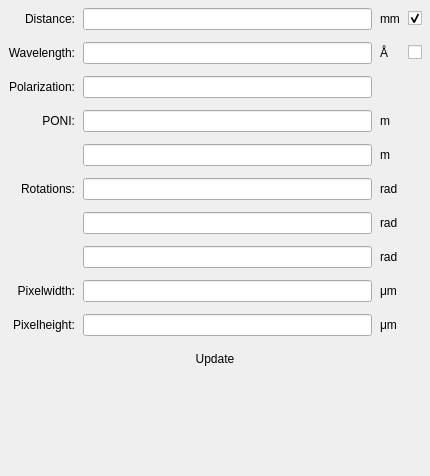
         <widget class="QWidget" name="pyFAI">
          <property name="geometry">
           <rect>
            <x>0</x>
            <y>0</y>
            <width>430</width>
            <height>476</height>
           </rect>
          </property>
          <attribute name="label">
           <string>pyFAI Parameters</string>
          </attribute>
          <layout class="QGridLayout" name="gridLayout_3">
           <property name="horizontalSpacing">
            <number>8</number>
           </property>
           <property name="verticalSpacing">
            <number>12</number>
           </property>
           <property name="margin">
            <number>8</number>
           </property>
           <item row="1" column="2">
            <widget class="QLabel" name="label_19">
             <property name="text">
              <string>Å</string>
             </property>
            </widget>
           </item>
           <item row="0" column="2">
            <widget class="QLabel" name="label_20">
             <property name="text">
              <string>mm</string>
             </property>
            </widget>
           </item>
           <item row="0" column="1">
            <widget class="QLineEdit" name="pf_distance_txt">
             <property name="focusPolicy">
              <enum>Qt::StrongFocus</enum>
             </property>
             <property name="alignment">
              <set>Qt::AlignRight|Qt::AlignTrailing|Qt::AlignVCenter</set>
             </property>
            </widget>
           </item>
           <item row="1" column="1">
            <widget class="QLineEdit" name="pf_wavelength_txt">
             <property name="alignment">
              <set>Qt::AlignRight|Qt::AlignTrailing|Qt::AlignVCenter</set>
             </property>
            </widget>
           </item>
           <item row="1" column="0">
            <widget class="QLabel" name="label_22">
             <property name="text">
              <string>Wavelength:</string>
             </property>
             <property name="alignment">
              <set>Qt::AlignRight|Qt::AlignTrailing|Qt::AlignVCenter</set>
             </property>
            </widget>
           </item>
           <item row="0" column="0">
            <widget class="QLabel" name="label_21">
             <property name="text">
              <string>Distance:</string>
             </property>
             <property name="alignment">
              <set>Qt::AlignRight|Qt::AlignTrailing|Qt::AlignVCenter</set>
             </property>
            </widget>
           </item>
           <item row="3" column="0">
            <widget class="QLabel" name="label_27">
             <property name="text">
              <string>PONI:</string>
             </property>
             <property name="alignment">
              <set>Qt::AlignRight|Qt::AlignTrailing|Qt::AlignVCenter</set>
             </property>
            </widget>
           </item>
           <item row="1" column="3">
            <widget class="QCheckBox" name="pf_wavelength_cb">
             <property name="text">
              <string/>
             </property>
            </widget>
           </item>
           <item row="3" column="1">
            <widget class="QLineEdit" name="pf_poni1_txt">
             <property name="alignment">
              <set>Qt::AlignRight|Qt::AlignTrailing|Qt::AlignVCenter</set>
             </property>
            </widget>
           </item>
           <item row="3" column="2">
            <widget class="QLabel" name="label_29">
             <property name="text">
              <string>m</string>
             </property>
            </widget>
           </item>
           <item row="4" column="1">
            <widget class="QLineEdit" name="pf_poni2_txt">
             <property name="alignment">
              <set>Qt::AlignRight|Qt::AlignTrailing|Qt::AlignVCenter</set>
             </property>
            </widget>
           </item>
           <item row="4" column="2">
            <widget class="QLabel" name="label_30">
             <property name="text">
              <string>m</string>
             </property>
            </widget>
           </item>
           <item row="5" column="0">
            <widget class="QLabel" name="label_28">
             <property name="text">
              <string>Rotations:</string>
             </property>
             <property name="alignment">
              <set>Qt::AlignRight|Qt::AlignTrailing|Qt::AlignVCenter</set>
             </property>
            </widget>
           </item>
           <item row="5" column="1">
            <widget class="QLineEdit" name="pf_rotation1_txt">
             <property name="alignment">
              <set>Qt::AlignRight|Qt::AlignTrailing|Qt::AlignVCenter</set>
             </property>
            </widget>
           </item>
           <item row="5" column="2">
            <widget class="QLabel" name="label_31">
             <property name="text">
              <string>rad</string>
             </property>
            </widget>
           </item>
           <item row="6" column="1">
            <widget class="QLineEdit" name="pf_rotation2_txt">
             <property name="alignment">
              <set>Qt::AlignRight|Qt::AlignTrailing|Qt::AlignVCenter</set>
             </property>
            </widget>
           </item>
           <item row="6" column="2">
            <widget class="QLabel" name="label_32">
             <property name="text">
              <string>rad</string>
             </property>
            </widget>
           </item>
           <item row="7" column="1">
            <widget class="QLineEdit" name="pf_rotation3_txt">
             <property name="alignment">
              <set>Qt::AlignRight|Qt::AlignTrailing|Qt::AlignVCenter</set>
             </property>
            </widget>
           </item>
           <item row="7" column="2">
            <widget class="QLabel" name="label_33">
             <property name="text">
              <string>rad</string>
             </property>
            </widget>
           </item>
           <item row="8" column="0">
            <widget class="QLabel" name="label_46">
             <property name="text">
              <string>Pixelwidth:</string>
             </property>
             <property name="alignment">
              <set>Qt::AlignRight|Qt::AlignTrailing|Qt::AlignVCenter</set>
             </property>
            </widget>
           </item>
           <item row="8" column="1">
            <widget class="QLineEdit" name="pf_pixel_width_txt">
             <property name="alignment">
              <set>Qt::AlignRight|Qt::AlignTrailing|Qt::AlignVCenter</set>
             </property>
            </widget>
           </item>
           <item row="8" column="2">
            <widget class="QLabel" name="label_11">
             <property name="text">
              <string>μm</string>
             </property>
            </widget>
           </item>
           <item row="9" column="0">
            <widget class="QLabel" name="label_47">
             <property name="text">
              <string>Pixelheight:</string>
             </property>
             <property name="alignment">
              <set>Qt::AlignRight|Qt::AlignTrailing|Qt::AlignVCenter</set>
             </property>
            </widget>
           </item>
           <item row="9" column="1">
            <widget class="QLineEdit" name="pf_pixel_height_txt">
             <property name="alignment">
              <set>Qt::AlignRight|Qt::AlignTrailing|Qt::AlignVCenter</set>
             </property>
            </widget>
           </item>
           <item row="9" column="2">
            <widget class="QLabel" name="label_12">
             <property name="text">
              <string>μm</string>
             </property>
            </widget>
           </item>
           <item row="10" column="0" colspan="4">
            <widget class="QPushButton" name="pf_update_btn">
             <property name="text">
              <string>Update</string>
             </property>
             <property name="flat">
              <bool>true</bool>
             </property>
            </widget>
           </item>
           <item row="11" column="1">
            <spacer name="verticalSpacer_2">
             <property name="orientation">
              <enum>Qt::Vertical</enum>
             </property>
             <property name="sizeHint" stdset="0">
              <size>
               <width>20</width>
               <height>94</height>
              </size>
             </property>
            </spacer>
           </item>
           <item row="2" column="1">
            <widget class="QLineEdit" name="pf_polarization_txt">
             <property name="alignment">
              <set>Qt::AlignRight|Qt::AlignTrailing|Qt::AlignVCenter</set>
             </property>
            </widget>
           </item>
           <item row="2" column="0">
            <widget class="QLabel" name="label_15">
             <property name="text">
              <string>Polarization:</string>
             </property>
             <property name="alignment">
              <set>Qt::AlignRight|Qt::AlignTrailing|Qt::AlignVCenter</set>
             </property>
            </widget>
           </item>
           <item row="0" column="3">
            <widget class="QCheckBox" name="pf_distance_cb">
             <property name="text">
              <string/>
             </property>
             <property name="checked">
              <bool>true</bool>
             </property>
            </widget>
           </item>
          </layout>
         </widget>
